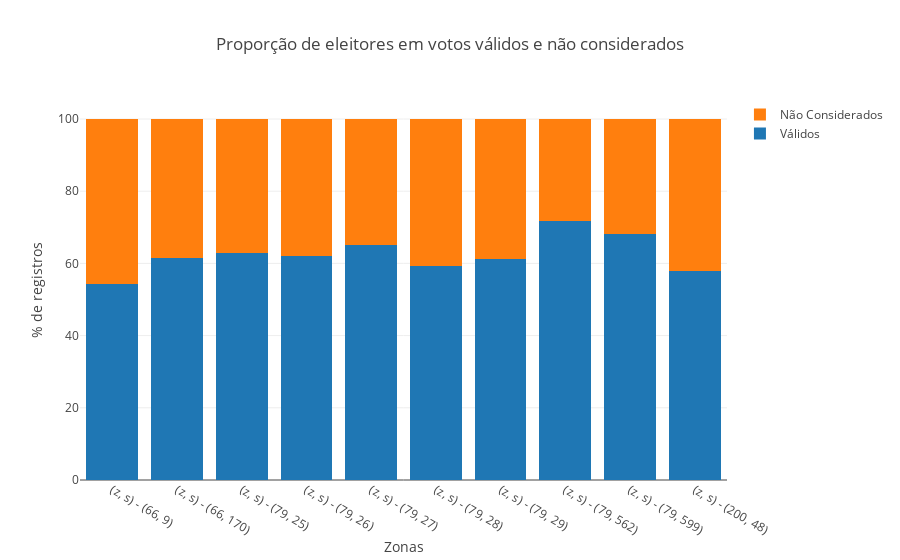

The code cell stored with this chart in its notebook:
### Markdown cell above
#### Proporção de eleitores considerados (votos válidos) em relação aos não considerados

### Code cell
# ordenando por quantidade de aptos
sorted = df.sort_values(by='aptos', ascending=False)
items_grouped = getConsolidateNumbersByZonaSecao(sorted.iloc[:10])
zonas_secao = list(map(lambda x : '(z, s) - {}'.format(x), items_grouped.index.values))
props = ['votos_nominais', 'nao_considerados']
labels = { 'votos_nominais': 'Válidos', 'nao_considerados': 'Não Considerados' }
title = 'Proporção de eleitores em votos válidos e não considerados'
traces = generateDataToStackedBar(go=go, x=zonas_secao, props=props, labels=labels, df=items_grouped)
fig = generatedStackedBar(go=go, data=traces, title=title, x='Zonas', y='% de registros')
py.iplot(fig)

### Figure 1 — Plotly figure (JSON) as saved in the notebook; plotly's stock layout.template omitted (floating-point values rounded to 4 significant figures)
{"data": [{"name": "Válidos", "type": "bar", "uid": "c498dd7a-e05c-11e8-b858-5cc9d399d62a", "x": ["(z, s) - (66, 9)", "(z, s) - (66, 170)", "(z, s) - (79, 25)", "(z, s) - (79, 26)", "(z, s) - (79, 27)", "(z, s) - (79, 28)", "(z, s) - (79, 29)", "(z, s) - (79, 562)", "(z, s) - (79, 599)", "(z, s) - (200, 48)"], "y": [54.33, 61.55, 62.99, 62.11, 65.05, 59.17, 61.3, 71.71, 68.12, 57.79]}, {"name": "Não Considerados", "type": "bar", "uid": "c498dd7b-e05c-11e8-b858-5cc9d399d62a", "x": ["(z, s) - (66, 9)", "(z, s) - (66, 170)", "(z, s) - (79, 25)", "(z, s) - (79, 26)", "(z, s) - (79, 27)", "(z, s) - (79, 28)", "(z, s) - (79, 29)", "(z, s) - (79, 562)", "(z, s) - (79, 599)", "(z, s) - (200, 48)"], "y": [45.67, 38.45, 37.01, 37.89, 34.95, 40.83, 38.7, 28.29, 31.88, 42.21]}], "layout": {"barmode": "stack", "title": "Proporção de eleitores em votos válidos e não considerados", "xaxis": {"title": "Zonas"}, "yaxis": {"title": "% de registros"}}}
